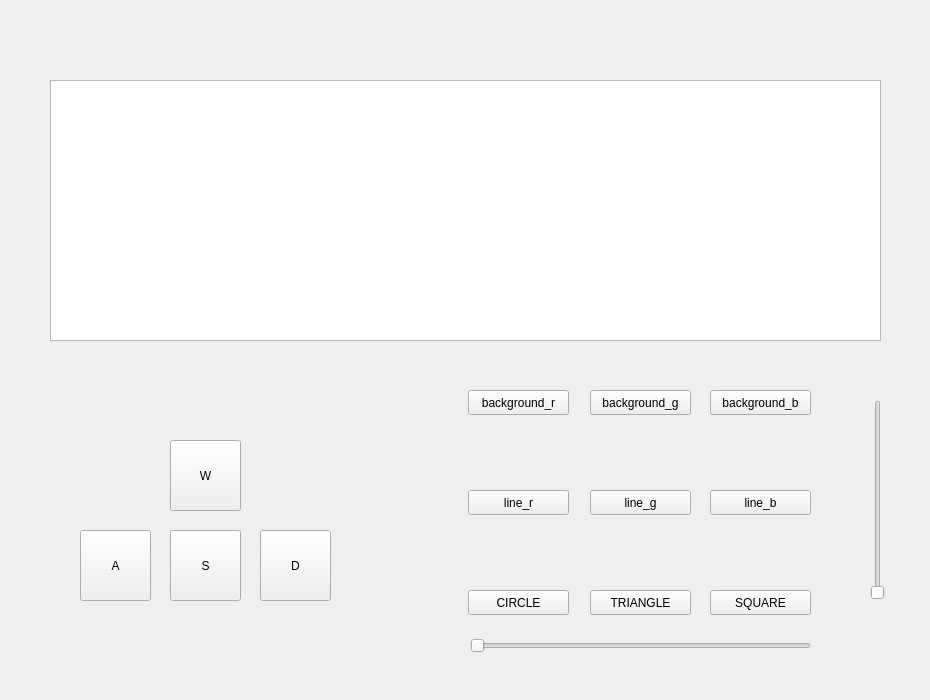
<?xml version="1.0" encoding="UTF-8"?>
<ui version="4.0">
 <class>MainWindowDesign</class>
 <widget class="QMainWindow" name="MainWindowDesign">
  <property name="geometry">
   <rect>
    <x>0</x>
    <y>0</y>
    <width>930</width>
    <height>700</height>
   </rect>
  </property>
  <property name="windowTitle">
   <string>QRosApp</string>
  </property>
  <property name="windowIcon">
   <iconset>
    <normaloff>:/images/icon.png</normaloff>:/images/icon.png</iconset>
  </property>
  <property name="locale">
   <locale language="English" country="Australia"/>
  </property>
  <widget class="QWidget" name="centralwidget">
   <widget class="QPushButton" name="W">
    <property name="geometry">
     <rect>
      <x>170</x>
      <y>440</y>
      <width>71</width>
      <height>71</height>
     </rect>
    </property>
    <property name="text">
     <string>W</string>
    </property>
   </widget>
   <widget class="QPushButton" name="S">
    <property name="geometry">
     <rect>
      <x>170</x>
      <y>530</y>
      <width>71</width>
      <height>71</height>
     </rect>
    </property>
    <property name="text">
     <string>S</string>
    </property>
   </widget>
   <widget class="QPushButton" name="A">
    <property name="geometry">
     <rect>
      <x>80</x>
      <y>530</y>
      <width>71</width>
      <height>71</height>
     </rect>
    </property>
    <property name="text">
     <string>A</string>
    </property>
   </widget>
   <widget class="QPushButton" name="D">
    <property name="geometry">
     <rect>
      <x>260</x>
      <y>530</y>
      <width>71</width>
      <height>71</height>
     </rect>
    </property>
    <property name="text">
     <string>D</string>
    </property>
   </widget>
   <widget class="QPushButton" name="background_r">
    <property name="geometry">
     <rect>
      <x>468</x>
      <y>390</y>
      <width>101</width>
      <height>25</height>
     </rect>
    </property>
    <property name="text">
     <string>background_r</string>
    </property>
   </widget>
   <widget class="QPushButton" name="background_g">
    <property name="geometry">
     <rect>
      <x>590</x>
      <y>390</y>
      <width>101</width>
      <height>25</height>
     </rect>
    </property>
    <property name="text">
     <string>background_g</string>
    </property>
   </widget>
   <widget class="QPushButton" name="background_b">
    <property name="geometry">
     <rect>
      <x>710</x>
      <y>390</y>
      <width>101</width>
      <height>25</height>
     </rect>
    </property>
    <property name="text">
     <string>background_b</string>
    </property>
   </widget>
   <widget class="QPushButton" name="line_r">
    <property name="geometry">
     <rect>
      <x>468</x>
      <y>490</y>
      <width>101</width>
      <height>25</height>
     </rect>
    </property>
    <property name="text">
     <string>line_r</string>
    </property>
   </widget>
   <widget class="QPushButton" name="line_g">
    <property name="geometry">
     <rect>
      <x>590</x>
      <y>490</y>
      <width>101</width>
      <height>25</height>
     </rect>
    </property>
    <property name="text">
     <string>line_g</string>
    </property>
   </widget>
   <widget class="QPushButton" name="line_b">
    <property name="geometry">
     <rect>
      <x>710</x>
      <y>490</y>
      <width>101</width>
      <height>25</height>
     </rect>
    </property>
    <property name="text">
     <string>line_b</string>
    </property>
   </widget>
   <widget class="QPushButton" name="shape1">
    <property name="geometry">
     <rect>
      <x>468</x>
      <y>590</y>
      <width>101</width>
      <height>25</height>
     </rect>
    </property>
    <property name="text">
     <string>CIRCLE</string>
    </property>
   </widget>
   <widget class="QPushButton" name="shape2">
    <property name="geometry">
     <rect>
      <x>590</x>
      <y>590</y>
      <width>101</width>
      <height>25</height>
     </rect>
    </property>
    <property name="text">
     <string>TRIANGLE</string>
    </property>
   </widget>
   <widget class="QPushButton" name="shape3">
    <property name="geometry">
     <rect>
      <x>710</x>
      <y>590</y>
      <width>101</width>
      <height>25</height>
     </rect>
    </property>
    <property name="text">
     <string>SQUARE</string>
    </property>
   </widget>
   <widget class="QTextBrowser" name="text">
    <property name="geometry">
     <rect>
      <x>50</x>
      <y>80</y>
      <width>831</width>
      <height>261</height>
     </rect>
    </property>
   </widget>
   <widget class="QSlider" name="width_line">
    <property name="geometry">
     <rect>
      <x>870</x>
      <y>400</y>
      <width>16</width>
      <height>200</height>
     </rect>
    </property>
    <property name="orientation">
     <enum>Qt::Vertical</enum>
    </property>
   </widget>
   <widget class="QSlider" name="size_shape">
    <property name="geometry">
     <rect>
      <x>470</x>
      <y>630</y>
      <width>341</width>
      <height>31</height>
     </rect>
    </property>
    <property name="maximum">
     <number>10</number>
    </property>
    <property name="orientation">
     <enum>Qt::Horizontal</enum>
    </property>
   </widget>
  </widget>
  <action name="action_Quit">
   <property name="text">
    <string>&amp;Quit</string>
   </property>
   <property name="shortcut">
    <string>Ctrl+Q</string>
   </property>
   <property name="shortcutContext">
    <enum>Qt::ApplicationShortcut</enum>
   </property>
  </action>
  <action name="action_Preferences">
   <property name="text">
    <string>&amp;Preferences</string>
   </property>
  </action>
  <action name="actionAbout">
   <property name="text">
    <string>&amp;About</string>
   </property>
  </action>
  <action name="actionAbout_Qt">
   <property name="text">
    <string>About &amp;Qt</string>
   </property>
  </action>
 </widget>
 <resources/>
 <connections>
  <connection>
   <sender>action_Quit</sender>
   <signal>triggered()</signal>
   <receiver>MainWindowDesign</receiver>
   <slot>close()</slot>
   <hints>
    <hint type="sourcelabel">
     <x>-1</x>
     <y>-1</y>
    </hint>
    <hint type="destinationlabel">
     <x>399</x>
     <y>299</y>
    </hint>
   </hints>
  </connection>
 </connections>
</ui>
